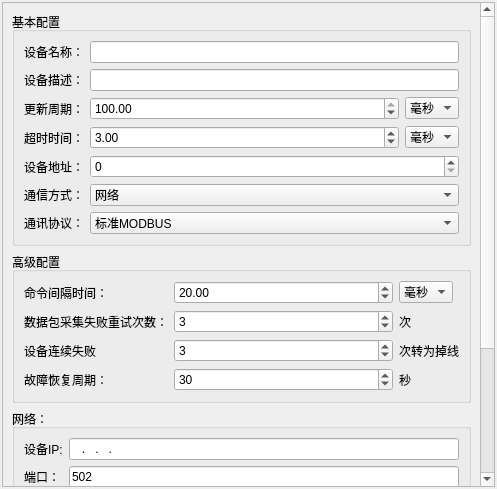
<?xml version="1.0" encoding="UTF-8"?>
<ui version="4.0">
 <class>NewDevice</class>
 <widget class="QWidget" name="NewDevice">
  <property name="geometry">
   <rect>
    <x>0</x>
    <y>0</y>
    <width>497</width>
    <height>489</height>
   </rect>
  </property>
  <property name="windowTitle">
   <string>新建工程文件</string>
  </property>
  <layout class="QHBoxLayout" name="horizontalLayout">
   <property name="leftMargin">
    <number>2</number>
   </property>
   <property name="topMargin">
    <number>2</number>
   </property>
   <property name="rightMargin">
    <number>2</number>
   </property>
   <property name="bottomMargin">
    <number>2</number>
   </property>
   <item>
    <widget class="QScrollArea" name="scrollArea">
     <property name="widgetResizable">
      <bool>true</bool>
     </property>
     <widget class="QWidget" name="scrollAreaWidgetContents">
      <property name="geometry">
       <rect>
        <x>0</x>
        <y>0</y>
        <width>474</width>
        <height>587</height>
       </rect>
      </property>
      <layout class="QVBoxLayout" name="verticalLayout">
       <item>
        <widget class="QGroupBox" name="groupBox">
         <property name="title">
          <string>基本配置</string>
         </property>
         <layout class="QGridLayout" name="gridLayout">
          <item row="5" column="1" colspan="2">
           <widget class="QComboBox" name="comboBoxComMode">
            <property name="sizePolicy">
             <sizepolicy hsizetype="Preferred" vsizetype="Fixed">
              <horstretch>0</horstretch>
              <verstretch>0</verstretch>
             </sizepolicy>
            </property>
            <property name="currentText">
             <string>网络</string>
            </property>
            <item>
             <property name="text">
              <string>网络</string>
             </property>
            </item>
            <item>
             <property name="text">
              <string>串口</string>
             </property>
            </item>
           </widget>
          </item>
          <item row="2" column="1">
           <widget class="QDoubleSpinBox" name="doubleSpinBoxUpdateCycle">
            <property name="prefix">
             <string/>
            </property>
            <property name="decimals">
             <number>2</number>
            </property>
            <property name="maximum">
             <double>100.000000000000000</double>
            </property>
            <property name="value">
             <double>100.000000000000000</double>
            </property>
           </widget>
          </item>
          <item row="5" column="0">
           <widget class="QLabel" name="label_5">
            <property name="text">
             <string>通信方式：</string>
            </property>
           </widget>
          </item>
          <item row="2" column="2">
           <widget class="QComboBox" name="comboBoxUpdateCycle">
            <property name="sizePolicy">
             <sizepolicy hsizetype="Fixed" vsizetype="Fixed">
              <horstretch>0</horstretch>
              <verstretch>0</verstretch>
             </sizepolicy>
            </property>
            <item>
             <property name="text">
              <string>毫秒</string>
             </property>
            </item>
            <item>
             <property name="text">
              <string>秒</string>
             </property>
            </item>
            <item>
             <property name="text">
              <string>分</string>
             </property>
            </item>
           </widget>
          </item>
          <item row="1" column="1" colspan="2">
           <widget class="QLineEdit" name="lineEditDeviceDescribe"/>
          </item>
          <item row="0" column="1" colspan="2">
           <widget class="QLineEdit" name="lineEditDeviceName"/>
          </item>
          <item row="2" column="0">
           <widget class="QLabel" name="label_3">
            <property name="text">
             <string>更新周期：</string>
            </property>
           </widget>
          </item>
          <item row="1" column="0">
           <widget class="QLabel" name="label_2">
            <property name="text">
             <string>设备描述：</string>
            </property>
           </widget>
          </item>
          <item row="0" column="0">
           <widget class="QLabel" name="label">
            <property name="sizePolicy">
             <sizepolicy hsizetype="Fixed" vsizetype="Preferred">
              <horstretch>0</horstretch>
              <verstretch>0</verstretch>
             </sizepolicy>
            </property>
            <property name="text">
             <string>设备名称：</string>
            </property>
           </widget>
          </item>
          <item row="3" column="0">
           <widget class="QLabel" name="label_4">
            <property name="text">
             <string>超时时间：</string>
            </property>
           </widget>
          </item>
          <item row="4" column="0">
           <widget class="QLabel" name="label_6">
            <property name="text">
             <string>设备地址：</string>
            </property>
           </widget>
          </item>
          <item row="3" column="2">
           <widget class="QComboBox" name="comboBoxTimeout">
            <property name="currentText">
             <string>毫秒</string>
            </property>
            <item>
             <property name="text">
              <string>毫秒</string>
             </property>
            </item>
            <item>
             <property name="text">
              <string>秒</string>
             </property>
            </item>
            <item>
             <property name="text">
              <string>分</string>
             </property>
            </item>
           </widget>
          </item>
          <item row="3" column="1">
           <widget class="QDoubleSpinBox" name="doubleSpinBoxTimeOut">
            <property name="value">
             <double>3.000000000000000</double>
            </property>
           </widget>
          </item>
          <item row="6" column="0">
           <widget class="QLabel" name="label_14">
            <property name="text">
             <string>通讯协议：</string>
            </property>
           </widget>
          </item>
          <item row="6" column="1" colspan="2">
           <widget class="QComboBox" name="comboBoxComProtocol">
            <item>
             <property name="text">
              <string>标准MODBUS</string>
             </property>
            </item>
           </widget>
          </item>
          <item row="4" column="1" colspan="2">
           <widget class="QSpinBox" name="spinBoxDeviceAddr">
            <property name="maximum">
             <number>255</number>
            </property>
           </widget>
          </item>
         </layout>
        </widget>
       </item>
       <item>
        <widget class="QGroupBox" name="groupBox_2">
         <property name="title">
          <string>高级配置</string>
         </property>
         <layout class="QGridLayout" name="gridLayout_2">
          <item row="0" column="2">
           <widget class="QComboBox" name="comboBoxComInterval">
            <property name="sizePolicy">
             <sizepolicy hsizetype="Fixed" vsizetype="Fixed">
              <horstretch>0</horstretch>
              <verstretch>0</verstretch>
             </sizepolicy>
            </property>
            <item>
             <property name="text">
              <string>毫秒</string>
             </property>
            </item>
            <item>
             <property name="text">
              <string>秒</string>
             </property>
            </item>
           </widget>
          </item>
          <item row="0" column="1">
           <widget class="QDoubleSpinBox" name="doubleSpinBoxComInterval">
            <property name="value">
             <double>20.000000000000000</double>
            </property>
           </widget>
          </item>
          <item row="0" column="0">
           <widget class="QLabel" name="label_7">
            <property name="sizePolicy">
             <sizepolicy hsizetype="Fixed" vsizetype="Preferred">
              <horstretch>0</horstretch>
              <verstretch>0</verstretch>
             </sizepolicy>
            </property>
            <property name="text">
             <string>命令间隔时间：</string>
            </property>
           </widget>
          </item>
          <item row="1" column="0">
           <widget class="QLabel" name="label_8">
            <property name="text">
             <string>数据包采集失败重试次数：</string>
            </property>
           </widget>
          </item>
          <item row="1" column="1">
           <widget class="QSpinBox" name="spinBoxReconnectNum">
            <property name="value">
             <number>3</number>
            </property>
           </widget>
          </item>
          <item row="1" column="2">
           <widget class="QLabel" name="label_9">
            <property name="text">
             <string>次</string>
            </property>
           </widget>
          </item>
          <item row="2" column="0">
           <widget class="QLabel" name="label_10">
            <property name="text">
             <string>设备连续失败</string>
            </property>
           </widget>
          </item>
          <item row="2" column="2">
           <widget class="QLabel" name="label_11">
            <property name="text">
             <string>次转为掉线</string>
            </property>
           </widget>
          </item>
          <item row="2" column="1">
           <widget class="QSpinBox" name="spinBoxFailNum">
            <property name="value">
             <number>3</number>
            </property>
           </widget>
          </item>
          <item row="3" column="0">
           <widget class="QLabel" name="label_12">
            <property name="text">
             <string>故障恢复周期：</string>
            </property>
           </widget>
          </item>
          <item row="3" column="1">
           <widget class="QSpinBox" name="spinBoxFailRecovery">
            <property name="value">
             <number>30</number>
            </property>
           </widget>
          </item>
          <item row="3" column="2">
           <widget class="QLabel" name="label_13">
            <property name="text">
             <string>秒</string>
            </property>
           </widget>
          </item>
         </layout>
        </widget>
       </item>
       <item>
        <widget class="QGroupBox" name="groupBoxNet">
         <property name="title">
          <string>网络：</string>
         </property>
         <layout class="QGridLayout" name="gridLayout_3">
          <item row="1" column="0">
           <widget class="QLabel" name="label_16">
            <property name="text">
             <string>端口：</string>
            </property>
           </widget>
          </item>
          <item row="1" column="1">
           <widget class="QLineEdit" name="lineEditPort">
            <property name="inputMask">
             <string>0000</string>
            </property>
            <property name="text">
             <string>502</string>
            </property>
           </widget>
          </item>
          <item row="0" column="1">
           <widget class="QLineEdit" name="lineEditTcpIp">
            <property name="inputMask">
             <string>000.000.000.000</string>
            </property>
           </widget>
          </item>
          <item row="0" column="0">
           <widget class="QLabel" name="label_15">
            <property name="text">
             <string>设备IP:</string>
            </property>
           </widget>
          </item>
         </layout>
        </widget>
       </item>
       <item>
        <widget class="QGroupBox" name="groupBoxSerial">
         <property name="title">
          <string>串口：</string>
         </property>
         <layout class="QGridLayout" name="gridLayout_4">
          <item row="0" column="0">
           <widget class="QLabel" name="label_17">
            <property name="sizePolicy">
             <sizepolicy hsizetype="Fixed" vsizetype="Preferred">
              <horstretch>0</horstretch>
              <verstretch>0</verstretch>
             </sizepolicy>
            </property>
            <property name="text">
             <string>串口：</string>
            </property>
           </widget>
          </item>
          <item row="0" column="2">
           <widget class="QLabel" name="label_18">
            <property name="text">
             <string>波特率：</string>
            </property>
           </widget>
          </item>
          <item row="0" column="1">
           <widget class="QComboBox" name="comboBox_6"/>
          </item>
          <item row="2" column="0">
           <widget class="QLabel" name="label_19">
            <property name="text">
             <string>奇偶校验：</string>
            </property>
           </widget>
          </item>
          <item row="2" column="1">
           <widget class="QComboBox" name="comboBox_8"/>
          </item>
          <item row="4" column="0">
           <widget class="QLabel" name="label_21">
            <property name="text">
             <string>停止位：</string>
            </property>
           </widget>
          </item>
          <item row="4" column="1">
           <widget class="QComboBox" name="comboBox_10"/>
          </item>
          <item row="0" column="3">
           <widget class="QComboBox" name="comboBox_7"/>
          </item>
          <item row="2" column="2">
           <widget class="QLabel" name="label_20">
            <property name="text">
             <string>数据位：</string>
            </property>
           </widget>
          </item>
          <item row="2" column="3">
           <widget class="QComboBox" name="comboBox_9"/>
          </item>
         </layout>
        </widget>
       </item>
       <item>
        <layout class="QHBoxLayout" name="horizontalLayout_2">
         <item>
          <widget class="QPushButton" name="pushButtonOk">
           <property name="sizePolicy">
            <sizepolicy hsizetype="Fixed" vsizetype="Fixed">
             <horstretch>0</horstretch>
             <verstretch>0</verstretch>
            </sizepolicy>
           </property>
           <property name="text">
            <string>确定</string>
           </property>
          </widget>
         </item>
         <item>
          <widget class="QPushButton" name="pushButtonCancle">
           <property name="sizePolicy">
            <sizepolicy hsizetype="Fixed" vsizetype="Fixed">
             <horstretch>0</horstretch>
             <verstretch>0</verstretch>
            </sizepolicy>
           </property>
           <property name="text">
            <string>取消</string>
           </property>
          </widget>
         </item>
        </layout>
       </item>
      </layout>
     </widget>
    </widget>
   </item>
  </layout>
 </widget>
 <tabstops>
  <tabstop>lineEditDeviceName</tabstop>
  <tabstop>lineEditDeviceDescribe</tabstop>
  <tabstop>doubleSpinBoxUpdateCycle</tabstop>
  <tabstop>doubleSpinBoxTimeOut</tabstop>
  <tabstop>spinBoxDeviceAddr</tabstop>
  <tabstop>comboBoxComMode</tabstop>
  <tabstop>comboBoxComProtocol</tabstop>
  <tabstop>doubleSpinBoxComInterval</tabstop>
  <tabstop>spinBoxReconnectNum</tabstop>
  <tabstop>spinBoxFailNum</tabstop>
  <tabstop>spinBoxFailRecovery</tabstop>
  <tabstop>lineEditTcpIp</tabstop>
  <tabstop>lineEditPort</tabstop>
  <tabstop>pushButtonOk</tabstop>
  <tabstop>pushButtonCancle</tabstop>
  <tabstop>comboBox_7</tabstop>
  <tabstop>comboBoxComInterval</tabstop>
  <tabstop>comboBox_6</tabstop>
  <tabstop>comboBox_9</tabstop>
  <tabstop>comboBoxTimeout</tabstop>
  <tabstop>comboBoxUpdateCycle</tabstop>
  <tabstop>comboBox_8</tabstop>
  <tabstop>scrollArea</tabstop>
  <tabstop>comboBox_10</tabstop>
 </tabstops>
 <resources/>
 <connections/>
</ui>
